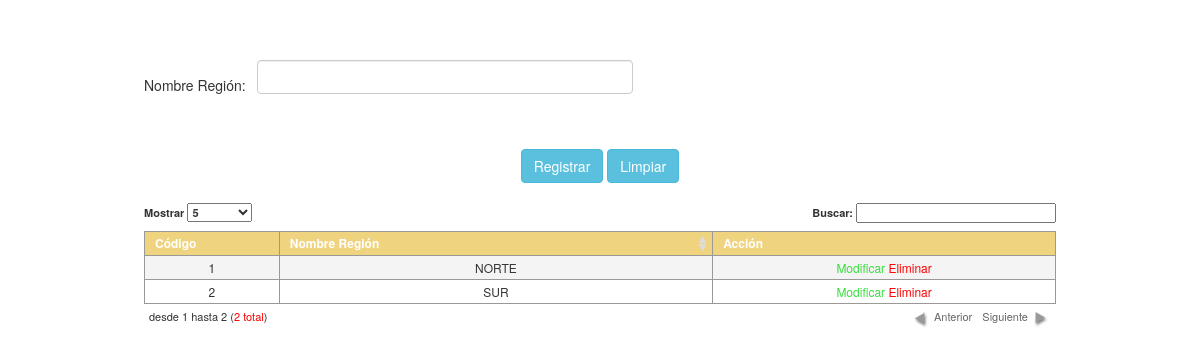
The app's page /vista/region.php with its own data.
### tables this page shows
CREATE TABLE `region` (
  `id_region` int(11) NOT NULL AUTO_INCREMENT,
  `nombre_region` varchar(25) DEFAULT NULL,
  KEY `id_region` (`id_region`)
);

### modelo/Conexion.php (called while the page is built, shortened)
<?php
class Conexion
{
    private static $_server   = 'localhost';
    private static $_user     = 'root';
    private static $_password = '123456';
    protected $bd             = 'wushu';
    private function _abrir_conn() {
        $this->_conn = new mysqli(self::$_server, self::$_user, self::$_password, $this->bd);
        if ((int) $this->_conn->connect_errno == 0) {
            $this->_state_conn = TRUE;
            $this->_conn->set_charset('utf8');
            return $this->_conn;
        }
    }
    public function _query($sql) {
        if ($this->_state_conn === TRUE) {
            $resultado = $this->_conn->query($sql);
            if($resultado){
                return $resultado;
            }else{
                return FALSE;
            }
        }
    }
    public function RetornarRegistros($sql) {
        $result = $this->_query($sql);
        if ($this->_state_conn === TRUE) {
             $count = $result->num_rows;
            if($count > 0){
            while ($row =$result->fetch_array()) {
                $rows[] = $row;
            }
            return $rows;
            }else{
                return FALSE;
            }
        }
    }
}

### vista/region.php (the view, shortened to what this page needs)
<?php
require_once '../modelo/Conexion.php';
$obj_conexion = new Conexion();
?>
<!DOCTYPE html>
<html>
    <head>
        <link href="../css/bootstrap.css" rel="stylesheet" media="screen"/>
        <link href="../css/estilos.css" rel="stylesheet" media="screen"/>
        <link href="../css/jquery.dataTables.css" rel="stylesheet" media="screen"/>
        <link href="../css/select2.css" rel="stylesheet" media="screen"/>
        <link href="../css/select2-bootstrap.css" rel="stylesheet" media="screen"/>
    </head>
    <body>
        <div style="margin-top: 5%;position: relative;display: block">
            <form id="frmregion">
                <table width="912" border="0" align="center">
                    <tr>
                        <td width="113">Nombre Regi&oacute;n:</td>
                        <td width="376">
                            <div id="d_region"  class="form-group">
                                <input type="text" style="background-color: #ffffff" class="form-control" id="nombre_region" name="nombre_region" value="" />
                            </div>
                        </td>
                        <td width="409" colspan="4">&nbsp;</td>
                    </tr>
                    <tr>
                        <td colspan="4">&nbsp;</td>
                    </tr>
                    <tr>
                        <td colspan="4">&nbsp;</td>
                    </tr>
                    <tr>
                        <td colspan="4" align="center">
                            <button type="button" id="ingresar" class="btn btn-info">Registrar</button>
                            <button type="button" id="limpiar" class="btn btn-info">Limpiar</button>
                        </td>
                    </tr>
                    <tr>
                        <td colspan="4" align="center">&nbsp;</td>
                    </tr>
                    <tr>
                        <td colspan="4" align="center">
                            <table border="0" id="tbl_region" class="dataTable">
                                <thead>
                                    <tr>
                                        <th>C&oacute;digo</th>
                                        <th>Nombre Regi&oacute;n</th>
                                        <th>Acci&oacute;n</th>
                                    </tr>
                                </thead>
                                <tbody>
                                    <?php
                                    $sql                 = "SELECT  id_region,  nombre_region FROM region";
                                    $resgistros          = $obj_conexion->RetornarRegistros($sql);
                                    $es_array = is_array($resgistros) ? TRUE : FALSE;
                                    if ($es_array == TRUE) {
                                        for ($i = 0; $i < count($resgistros); $i++) {
                                            ?>
                                            <tr>
                                                <td><?php echo $resgistros[$i]['id_region'] ?></td>
                                                <td><?php echo $resgistros[$i]['nombre_region'] ?></td>
                                                <td>
                                                    <span class="accion modificar">Modificar</span>
                                                    <span class="accion eliminar">Eliminar</span>
                                                </td>
                                            </tr>
                                            <?php
                                        }
                                    }
                                    ?>
                                </tbody>
                            </table>
                        </td>
                    </tr>
                    <tr>
                        <td colspan="4" align="center">&nbsp;</td>
                    </tr>
                </table>
            </form>
        </div>
    </body>
</html>

### css/estilos.css (style rules this page uses)
.modificar { color :#37df3c }
.eliminar { color :#FF0000; }
.accion { cursor: pointer; }

### vista/region.php (style rules this page uses)
body { background-color: transparent; }

### records on screen
region: id_region "1", nombre_region "NORTE"
region: id_region "2", nombre_region "SUR"
